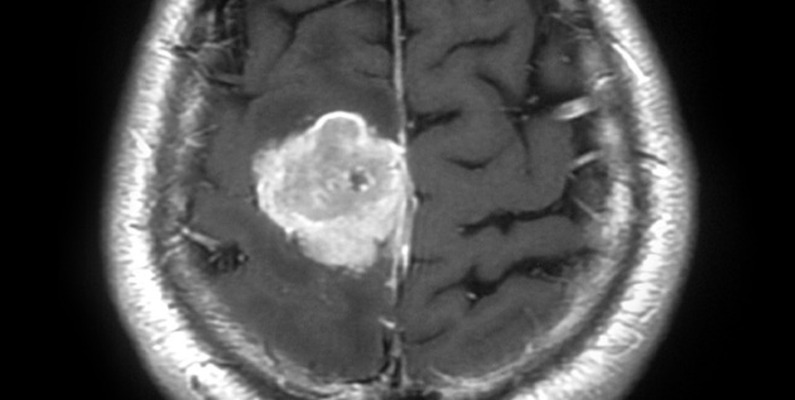
#> input picture brain_test.jpg, 795 x 400 px
$ python -i medical_pipeline.py   (imports and definitions only)
#> lines starting #> are read from the running program, lines starting #| are printed output that depends on the picture; after the words box and inside, x2 and y2 are one past the last pixel; in counts of white or black regions, pixels touching at a corner belong together
#> further down, picture is the input picture: shape (400, 795, 3); min 0, max 255, mean 78.7
import cv2
import numpy as np

def run_xray_fracture_pipeline(img):
    if img is None:
        return img

    gray = cv2.cvtColor(img, cv2.COLOR_BGR2GRAY) if len(img.shape) == 3 else img.copy()
    blurred = cv2.medianBlur(gray, 5)

    _, thresh = cv2.threshold(blurred, 170, 255, cv2.THRESH_BINARY)
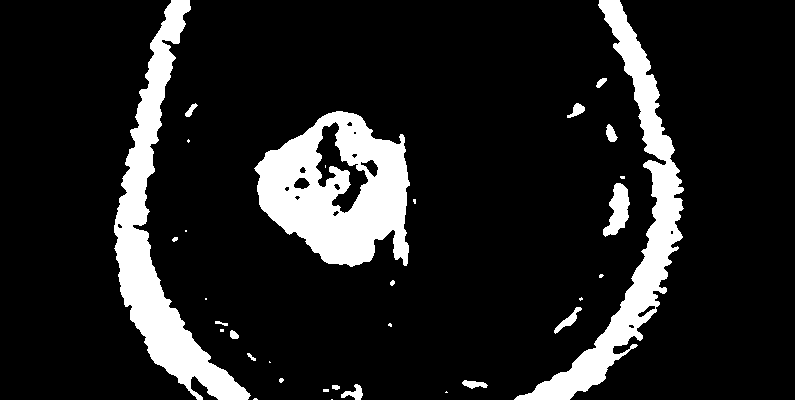
#> thresh: shape (400, 795); 13.1% white; 33 white regions (16 under 20 px), largest, box (x1, y1, x2, y2) and area: (254, 111, 410, 267) 14842, (114, 0, 251, 400) 13087, (514, 0, 684, 400) 11717

    kernel = np.ones((5, 5), np.uint8)
    opening = cv2.morphologyEx(thresh, cv2.MORPH_OPEN, kernel, iterations=2)
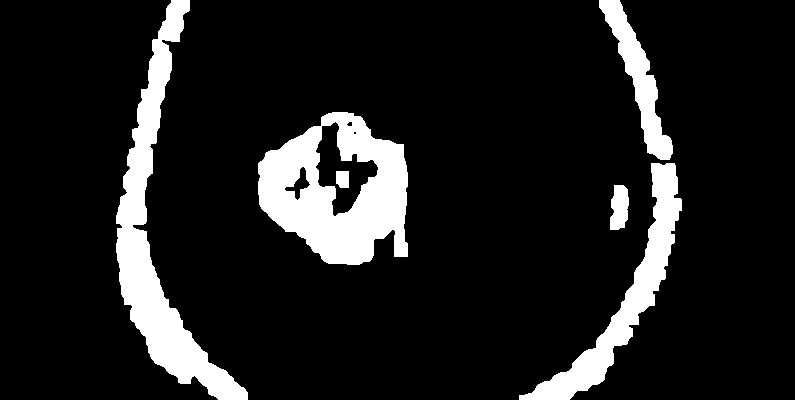
#> opening: shape (400, 795); 12% white; 6 white regions

    contours, _ = cv2.findContours(opening, cv2.RETR_EXTERNAL, cv2.CHAIN_APPROX_SIMPLE)
#> contours = 5 contours; box (x1, y1, x2, y2) and area: (258, 112, 408, 265) 16434, (116, 0, 248, 400) 12112, (519, 163, 682, 400) 6936, (599, 0, 673, 160) 3283, (610, 185, 629, 230) 628

    result_bgr = cv2.cvtColor(gray, cv2.COLOR_GRAY2BGR)

    for cnt in contours:
        area = cv2.contourArea(cnt)
        perimeter = cv2.arcLength(cnt, True)

        if perimeter == 0:
            continue

        circularity = 4 * np.pi * (area / (perimeter * perimeter))
        img_area = img.shape[0] * img.shape[1]

        if (img_area * 0.005) < area < (img_area * 0.15) and circularity > 0.3:
            mask = np.zeros_like(gray)
            cv2.drawContours(mask, [cnt], -1, 255, -1)
            result_bgr[mask > 0] = [0, 0, 255]

            cv2.drawContours(result_bgr, [cnt], -1, (0, 255, 0), 2)
#> this loop made 5 passes
#> (area, perimeter, circularity) on passes 1 to 5: (627.5, 118.5, 0.561), (6936.5, 746.1, 0.157), (16434, 587.6, 0.598), (3283, 416.4, 0.238), (12111.5, 1115.4, 0.122)
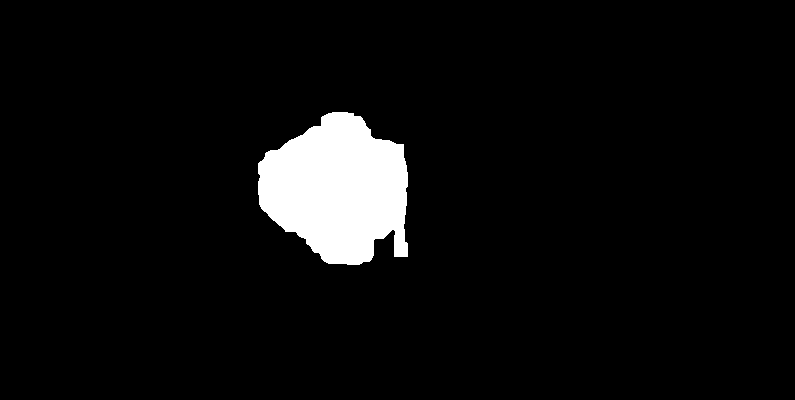
#> mask: shape (400, 795); 5.3% white; 1 white region, box (x1, y1, x2, y2) and area: (258, 112, 408, 265) 16699
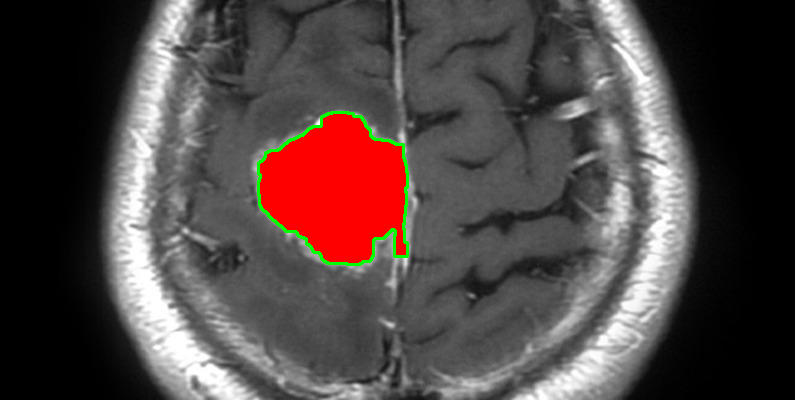
#> result_bgr: shape (400, 795, 3); 5.46% of pixels changed, all inside (x1, y1, x2, y2) = (257, 111, 409, 266)

    return result_bgr

>>> import cv2
>>> picture = cv2.imread('../brain_test.jpg')
>>> result = run_xray_fracture_pipeline(picture)

$ run again, on color_test.jpg
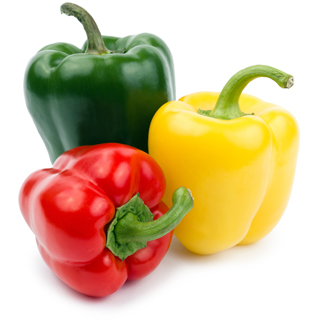
#> input picture color_test.jpg, 320 x 320 px
#> picture is the input picture: shape (320, 320, 3); mean B, G, R 150.7, 187.3, 212
#> in run_xray_fracture_pipeline, `_, thresh = cv2.threshold(blurred, 170, 255, cv2.THRESH_BINARY)`:
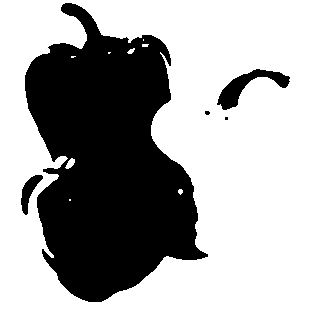
#> thresh: shape (320, 320); 65.9% white; 5 black regions (2 under 20 px), largest, box (x1, y1, x2, y2) and area: (25, 3, 208, 302) 33580, (217, 69, 290, 110) 986, (21, 175, 43, 215) 362
#> in run_xray_fracture_pipeline, `opening = cv2.morphologyEx(thresh, cv2.MORPH_OPEN, kernel, iterations=2)`:
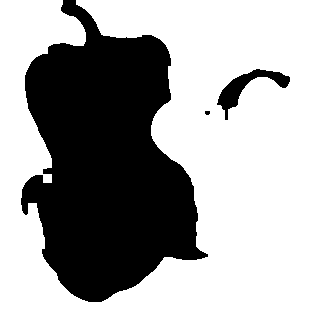
#> opening: shape (320, 320); 65.1% white; 3 black regions (1 under 20 px)
#> contours = 1 contour; box (x1, y1, x2, y2) and area: (0, 0, 320, 320) 66632
#> the loop in run_xray_fracture_pipeline, `for cnt in contours:` made 1 pass
#> (area, perimeter, circularity, img_area) on pass 1: (66632.5, 2285.8, 0.16, 102400)
